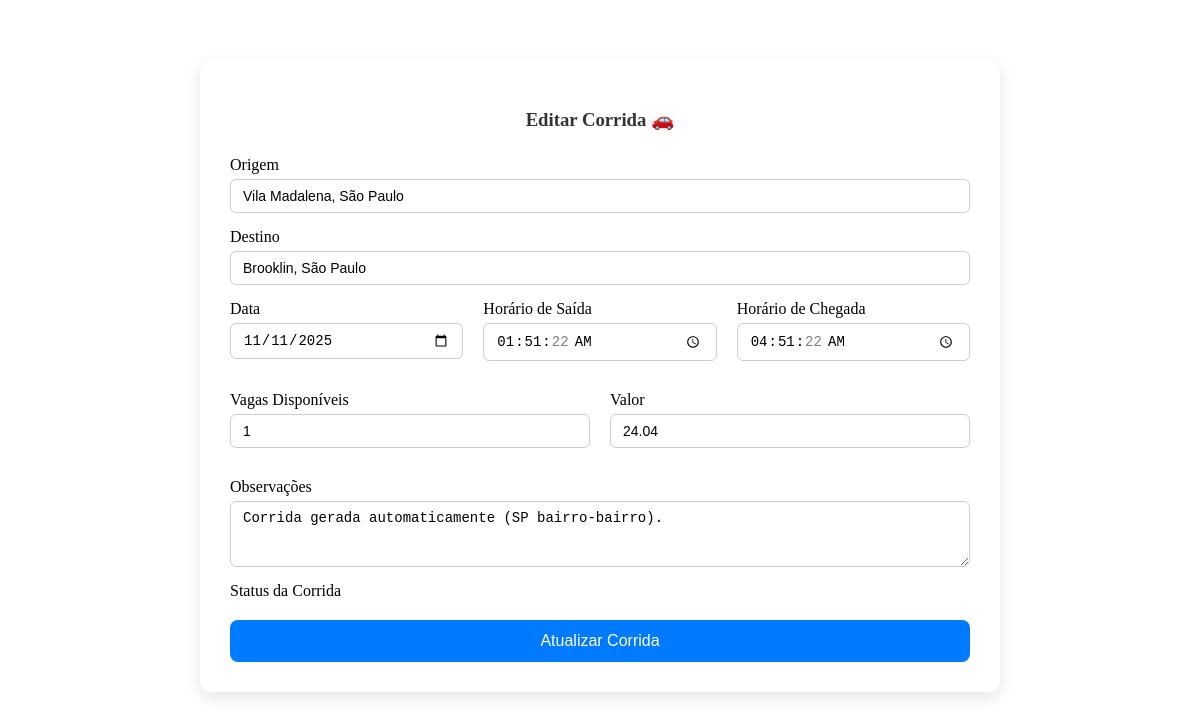
Page /corrida/editar/58/ (signed in) on the committed database.
### corrida/models.py (models this page shows, shortened)
class Corrida(models.Model):
    STATUS_CHOICES = [
        ('ativa', 'Ativa'),
        ('cancelada', 'Cancelada'),
    ]
    motorista = models.ForeignKey(
        settings.AUTH_USER_MODEL,
        on_delete=models.CASCADE,
        related_name='corridas_motorista'
    )
    origem = models.CharField(max_length=100)
    bairro_origem = models.CharField(max_length=50, blank=True, null=True)
    cidade_origem = models.CharField(max_length=50, blank=True, null=True)
    estado_origem = models.CharField(max_length=50, blank=True, null=True)
    cep_origem = models.CharField(max_length=10, blank=True, null=True)
    destino = models.CharField(max_length=100)
    bairro_destino = models.CharField(max_length=50, blank=True, null=True)
    cidade_destino = models.CharField(max_length=50, blank=True, null=True)
    estado_destino = models.CharField(max_length=50, blank=True, null=True)
    cep_destino = models.CharField(max_length=10, blank=True, null=True)
    data = models.DateField(null=True, blank=True)
    horario_saida = models.TimeField(null=True, blank=True)
    horario_chegada = models.TimeField(null=True, blank=True)
    vagas_disponiveis = models.PositiveIntegerField(default=1)
    valor = models.DecimalField(max_digits=8, decimal_places=2, null=True, blank=True)
    observacoes = models.TextField(blank=True, null=True)
    status = models.CharField(max_length=10, choices=STATUS_CHOICES, default='ativa')
    origem_lat = models.FloatField(null=True, blank=True)
    origem_lon = models.FloatField(null=True, blank=True)
    destino_lat = models.FloatField(null=True, blank=True)
    destino_lon = models.FloatField(null=True, blank=True)
    rota = models.JSONField(default=list, blank=True)
    distancia_m = models.FloatField(null=True, blank=True)
    pontos_count = models.PositiveIntegerField(default=0)
    bbox_min_lat = models.FloatField(null=True, blank=True)
    bbox_max_lat = models.FloatField(null=True, blank=True)
    bbox_min_lon = models.FloatField(null=True, blank=True)
    bbox_max_lon = models.FloatField(null=True, blank=True)
    criado_em = models.DateTimeField(auto_now_add=True)
    atualizado_em = models.DateTimeField(auto_now=True)

### corrida/views.py (the view)
# urls.py: path('editar/<int:corrida_id>/', views.editar_corrida, name='editar_corrida'),
@login_required
@user_passes_test(is_motorista_ou_admin)
def editar_corrida(request, corrida_id):
    corrida = get_object_or_404(Corrida, id=corrida_id, motorista=request.user)
    if request.method == 'POST':
        form = CorridaForm(request.POST, instance=corrida)
        if form.is_valid():
            form.save()
            messages.success(request, 'Corrida atualizada com sucesso!')
            return redirect('corrida:lista_corridas')
        else:
            for field, errors in form.errors.items():
                for error in errors:
                    messages.error(request, f"Erro em {field}: {error}")
    else:
        form = CorridaForm(instance=corrida)
    return render(request, 'corrida/editar_corrida.html', {'form': form, 'corrida': corrida})

### corrida/views.py (called while the page is built)
def is_motorista_ou_admin(user):
    return user.is_authenticated and user.tipo_usuario in ["motorista", "admin"]

### corrida/templates/corrida/editar_corrida.html (shortened to what this page needs)
{% extends "base.html" %}
{% load static %}
{% block extra_head %}
<link rel="stylesheet" href="{% static 'corrida/css/cadastrar_corrida.css' %}">
{% endblock %}
{% block content %}
<div class="corrida-container">
    <section class="corrida-card">
        <h3>Editar Corrida 🚗</h3>
        <form method="POST" class="form-corrida">
            {% include "corrida/form_corrida_fields.html" %}
            <div class="form-group">
                <label for="{{ form.status.id_for_label }}">Status da Corrida</label>
            </div>
            <button type="submit" class="action-btn">Atualizar Corrida</button>
        </form>
    </section>
</div>
{% endblock %}

### corrida/templates/corrida/form_corrida_fields.html (shortened to what this page needs)
<div class="form-group autocomplete-wrapper" style="position: relative;">
  <label for="{{ form.origem.id_for_label }}">Origem</label>
  {{ form.origem }}
</div>
<div class="form-group autocomplete-wrapper" style="position: relative;">
  <label for="{{ form.destino.id_for_label }}">Destino</label>
  {{ form.destino }}
</div>
<div class="form-row">
  <div class="form-group">
    <label for="{{ form.data.id_for_label }}">Data</label>
    {{ form.data }}
  </div>
  <div class="form-group">
    <label for="{{ form.horario_saida.id_for_label }}">Horário de Saída</label>
    {{ form.horario_saida }}
  </div>
  <div class="form-group">
    <label for="{{ form.horario_chegada.id_for_label }}">Horário de Chegada</label>
    {{ form.horario_chegada }}
  </div>
</div>
<div class="form-row">
  <div class="form-group">
    <label for="{{ form.vagas_disponiveis.id_for_label }}">Vagas Disponíveis</label>
    {{ form.vagas_disponiveis }}
  </div>
  <div class="form-group">
    <label for="{{ form.valor.id_for_label }}">Valor</label>
    {{ form.valor }}
  </div>
</div>
<div class="form-group">
  <label for="{{ form.observacoes.id_for_label }}">Observações</label>
  {{ form.observacoes }}
</div>

### corrida/static/corrida/css/cadastrar_corrida.css (style rules this page uses)
.corrida-container { max-width: 800px; margin: 40px auto; padding: 20px; }
.corrida-card { background-color: #fff; padding: 30px; border-radius: 12px; box-shadow: 0 6px 18px rgba(0,0,0,0.1); }
.corrida-card h3 { text-align: center; margin-bottom: 25px; font-weight: 600; color: #333; }
.form-row { display: flex; gap: 20px; flex-wrap: wrap; margin-bottom: 15px; }
.form-group { flex: 1 1 200px; display: flex; flex-direction: column; margin-bottom: 15px; }
.form-group label { font-weight: 500; margin-bottom: 5px; }
.form-control { padding: 8px 12px; border-radius: 6px; border: 1px solid #ccc; font-size: 14px; }
textarea.form-control { resize: vertical; }
.action-btn { display: inline-block; width: 100%; padding: 12px; background-color: #007bff; color: #fff; font-size: 16px; border: none; border-radius: 8px; cursor: pointer; transition: background-color 0.2s ease; }
.form-group { position: relative; }

### rows in the picture
Corrida: origem "Vila Madalena, São Paulo", destino "Brooklin, São Paulo", data "11/11/2025", horario_saida "01:51:22", horario_chegada "04:51:22", vagas_disponiveis "1", valor "24.04", observacoes "Corrida gerada automaticamente (SP bairro-bairro)."
